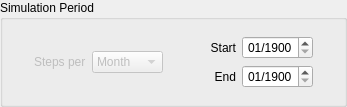
              <widget class="QGroupBox" name="groupBox_SimulationPeriod">
               <property name="sizePolicy">
                <sizepolicy hsizetype="Minimum" vsizetype="Minimum">
                 <horstretch>0</horstretch>
                 <verstretch>0</verstretch>
                </sizepolicy>
               </property>
               <property name="title">
                <string>Simulation Period</string>
               </property>
               <layout class="QHBoxLayout" name="horizontalLayout_37">
                <item>
                 <spacer name="horizontalSpacer">
                  <property name="orientation">
                   <enum>Qt::Horizontal</enum>
                  </property>
                  <property name="sizeType">
                   <enum>QSizePolicy::Expanding</enum>
                  </property>
                  <property name="sizeHint" stdset="0">
                   <size>
                    <width>20</width>
                    <height>20</height>
                   </size>
                  </property>
                 </spacer>
                </item>
                <item>
                 <layout class="QGridLayout" name="gridLayout_13">
                  <item row="1" column="1">
                   <layout class="QHBoxLayout" name="horizontalLayout_30">
                    <item>
                     <widget class="QLabel" name="label">
                      <property name="enabled">
                       <bool>false</bool>
                      </property>
                      <property name="sizePolicy">
                       <sizepolicy hsizetype="Minimum" vsizetype="Minimum">
                        <horstretch>0</horstretch>
                        <verstretch>0</verstretch>
                       </sizepolicy>
                      </property>
                      <property name="text">
                       <string>Steps per</string>
                      </property>
                      <property name="buddy">
                       <cstring>comboBox</cstring>
                      </property>
                     </widget>
                    </item>
                    <item>
                     <widget class="QComboBox" name="comboBox">
                      <property name="enabled">
                       <bool>false</bool>
                      </property>
                      <property name="sizePolicy">
                       <sizepolicy hsizetype="Minimum" vsizetype="Minimum">
                        <horstretch>0</horstretch>
                        <verstretch>0</verstretch>
                       </sizepolicy>
                      </property>
                      <property name="currentIndex">
                       <number>2</number>
                      </property>
                      <item>
                       <property name="text">
                        <string>Year</string>
                       </property>
                      </item>
                      <item>
                       <property name="text">
                        <string>Quarter</string>
                       </property>
                      </item>
                      <item>
                       <property name="text">
                        <string>Month</string>
                       </property>
                      </item>
                      <item>
                       <property name="text">
                        <string>Week</string>
                       </property>
                      </item>
                      <item>
                       <property name="text">
                        <string>Day</string>
                       </property>
                      </item>
                      <item>
                       <property name="text">
                        <string>Hour</string>
                       </property>
                      </item>
                      <item>
                       <property name="text">
                        <string>Minute</string>
                       </property>
                      </item>
                      <item>
                       <property name="text">
                        <string>Second</string>
                       </property>
                      </item>
                     </widget>
                    </item>
                   </layout>
                  </item>
                  <item row="2" column="1">
                   <spacer name="verticalSpacer_3">
                    <property name="orientation">
                     <enum>Qt::Vertical</enum>
                    </property>
                    <property name="sizeType">
                     <enum>QSizePolicy::Expanding</enum>
                    </property>
                    <property name="sizeHint" stdset="0">
                     <size>
                      <width>20</width>
                      <height>5</height>
                     </size>
                    </property>
                   </spacer>
                  </item>
                  <item row="0" column="1">
                   <spacer name="verticalSpacer_6">
                    <property name="orientation">
                     <enum>Qt::Vertical</enum>
                    </property>
                    <property name="sizeType">
                     <enum>QSizePolicy::Expanding</enum>
                    </property>
                    <property name="sizeHint" stdset="0">
                     <size>
                      <width>20</width>
                      <height>5</height>
                     </size>
                    </property>
                   </spacer>
                  </item>
                 </layout>
                </item>
                <item>
                 <spacer name="horizontalSpacer_4">
                  <property name="orientation">
                   <enum>Qt::Horizontal</enum>
                  </property>
                  <property name="sizeHint" stdset="0">
                   <size>
                    <width>40</width>
                    <height>20</height>
                   </size>
                  </property>
                 </spacer>
                </item>
                <item>
                 <layout class="QVBoxLayout" name="verticalLayout_3">
                  <item>
                   <spacer name="verticalSpacer_7">
                    <property name="orientation">
                     <enum>Qt::Vertical</enum>
                    </property>
                    <property name="sizeType">
                     <enum>QSizePolicy::Expanding</enum>
                    </property>
                    <property name="sizeHint" stdset="0">
                     <size>
                      <width>20</width>
                      <height>5</height>
                     </size>
                    </property>
                   </spacer>
                  </item>
                  <item>
                   <layout class="QHBoxLayout" name="horizontalLayout_28">
                    <item>
                     <widget class="QLabel" name="label_Start">
                      <property name="sizePolicy">
                       <sizepolicy hsizetype="Minimum" vsizetype="Minimum">
                        <horstretch>0</horstretch>
                        <verstretch>0</verstretch>
                       </sizepolicy>
                      </property>
                      <property name="toolTip">
                       <string>The simulation start date.</string>
                      </property>
                      <property name="whatsThis">
                       <string>Date of the first time step of the simulation scenario (month and year of the start period of simulation scenario).</string>
                      </property>
                      <property name="layoutDirection">
                       <enum>Qt::LeftToRight</enum>
                      </property>
                      <property name="text">
                       <string>Start</string>
                      </property>
                      <property name="alignment">
                       <set>Qt::AlignRight|Qt::AlignTrailing|Qt::AlignVCenter</set>
                      </property>
                      <property name="buddy">
                       <cstring>dtEdt_StartSim</cstring>
                      </property>
                     </widget>
                    </item>
                    <item>
                     <widget class="QDateEdit" name="dtEdt_StartSim">
                      <property name="sizePolicy">
                       <sizepolicy hsizetype="Minimum" vsizetype="Minimum">
                        <horstretch>0</horstretch>
                        <verstretch>0</verstretch>
                       </sizepolicy>
                      </property>
                      <property name="toolTip">
                       <string>The simulation start date.</string>
                      </property>
                      <property name="whatsThis">
                       <string>Date of the first time step of the simulation scenario (month and year of the start period of simulation scenario).</string>
                      </property>
                      <property name="layoutDirection">
                       <enum>Qt::LeftToRight</enum>
                      </property>
                      <property name="alignment">
                       <set>Qt::AlignCenter</set>
                      </property>
                      <property name="dateTime">
                       <datetime>
                        <hour>0</hour>
                        <minute>0</minute>
                        <second>0</second>
                        <year>1900</year>
                        <month>1</month>
                        <day>1</day>
                       </datetime>
                      </property>                      
                      <property name="displayFormat">
                       <string>MM/yyyy</string>
                      </property>
                     </widget>
                    </item>
                   </layout>
                  </item>
                  <item>
                   <layout class="QHBoxLayout" name="horizontalLayout_29">
                    <item>
                     <widget class="QLabel" name="label_End">
                      <property name="sizePolicy">
                       <sizepolicy hsizetype="Minimum" vsizetype="Minimum">
                        <horstretch>0</horstretch>
                        <verstretch>0</verstretch>
                       </sizepolicy>
                      </property>
                      <property name="toolTip">
                       <string>The simulation end date.</string>
                      </property>
                      <property name="whatsThis">
                       <string>Date of the last time step of the simulation scenario (month and year of the last period of simulation scenario).</string>
                      </property>
                      <property name="layoutDirection">
                       <enum>Qt::LeftToRight</enum>
                      </property>
                      <property name="text">
                       <string>End</string>
                      </property>
                      <property name="alignment">
                       <set>Qt::AlignRight|Qt::AlignTrailing|Qt::AlignVCenter</set>
                      </property>
                      <property name="buddy">
                       <cstring>dtEdt_EndSim</cstring>
                      </property>
                     </widget>
                    </item>
                    <item>
                     <widget class="QDateEdit" name="dtEdt_EndSim">
                      <property name="sizePolicy">
                       <sizepolicy hsizetype="Minimum" vsizetype="Minimum">
                        <horstretch>0</horstretch>
                        <verstretch>0</verstretch>
                       </sizepolicy>
                      </property>
                      <property name="toolTip">
                       <string>The simulation end date.</string>
                      </property>
                      <property name="whatsThis">
                       <string>Date of the last time step of the simulation scenario (month and year of the last period of simulation scenario).</string>
                      </property>
                      <property name="layoutDirection">
                       <enum>Qt::LeftToRight</enum>
                      </property>
                      <property name="alignment">
                       <set>Qt::AlignCenter</set>
                      </property>
                      <property name="dateTime">
                       <datetime>
                        <hour>0</hour>
                        <minute>0</minute>
                        <second>0</second>
                        <year>1900</year>
                        <month>1</month>
                        <day>1</day>
                       </datetime>
                      </property>                      
                      <property name="displayFormat">
                       <string>MM/yyyy</string>
                      </property>
                     </widget>
                    </item>
                   </layout>
                  </item>
                  <item>
                   <spacer name="verticalSpacer_8">
                    <property name="orientation">
                     <enum>Qt::Vertical</enum>
                    </property>
                    <property name="sizeType">
                     <enum>QSizePolicy::Expanding</enum>
                    </property>
                    <property name="sizeHint" stdset="0">
                     <size>
                      <width>20</width>
                      <height>5</height>
                     </size>
                    </property>
                   </spacer>
                  </item>
                 </layout>
                </item>
                <item>
                 <spacer name="horizontalSpacer_3">
                  <property name="orientation">
                   <enum>Qt::Horizontal</enum>
                  </property>
                  <property name="sizeType">
                   <enum>QSizePolicy::Expanding</enum>
                  </property>
                  <property name="sizeHint" stdset="0">
                   <size>
                    <width>20</width>
                    <height>20</height>
                   </size>
                  </property>
                 </spacer>
                </item>
               </layout>
              </widget>
